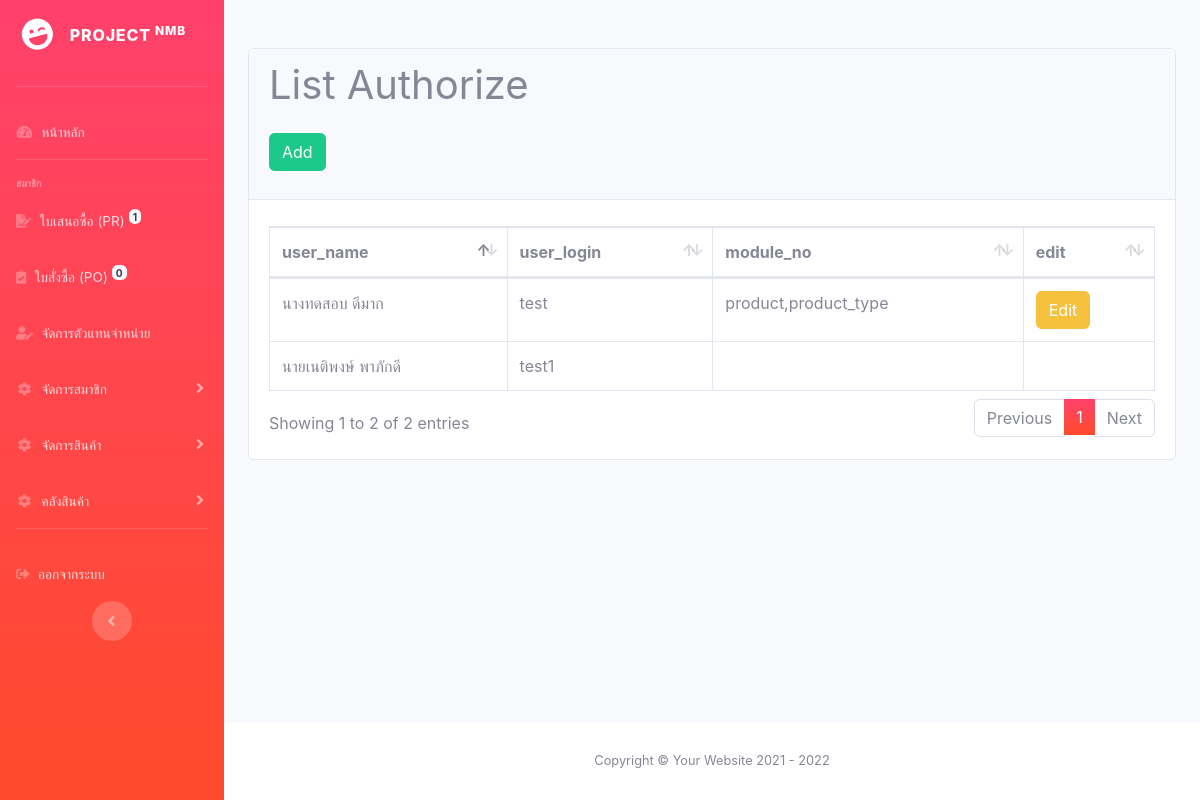
Screenshot of /view/authorize/ (signed in) with the database file from the repository.
### tables this page shows
CREATE TABLE IF NOT EXISTS `users` (
  `id` int(11) NOT NULL AUTO_INCREMENT,
  `user_title` int(11) NOT NULL,
  `user_name` varchar(100) NOT NULL,
  `user_last` varchar(100) NOT NULL,
  `user_email` varchar(100) NOT NULL,
  `user_login` varchar(100) NOT NULL,
  `user_pass` varchar(100) NOT NULL,
  `user_img` varchar(100) NOT NULL,
  `user_status` varchar(50) NOT NULL DEFAULT 'M',
  PRIMARY KEY (`id`) USING BTREE
);

CREATE TABLE IF NOT EXISTS `title_name` (
  `id` int(11) NOT NULL AUTO_INCREMENT,
  `title_name` varchar(50) NOT NULL DEFAULT '0',
  PRIMARY KEY (`id`)
);

### view/authorize/index.php (the view, shortened to what this page needs)
<?php
require_once("../../server/connect.php");
try {
    $slqSelect = "SELECT
        u.id,
        t.title_name,
        u.user_name,
        u.user_last,
        u.user_login,
        GROUP_CONCAT(z.module_no) AS module
        FROM
        users as u
        LEFT JOIN authorize as z
        ON z.user_no = u.id
        INNER JOIN title_name as t
        ON u.user_title = t.id
        GROUP BY u.id
        ";
    $querySelect = $conn->prepare($slqSelect);
    $querySelect->execute();
    $row = $querySelect->fetchAll(PDO::FETCH_ASSOC);
} catch (PDOException $e) {
    echo $e->getMessage();
}
?>
<!DOCTYPE html>
<html lang="en">
<head>
    <?php require_once("../template/linkheader.php") ?>
</head>
<body>
    <?php require_once("../template/navbar.php") ?>
    <div class="">
        <div class="card">
            <div class="card-header">
                <h1>List Authorize</h1>
                <a href="./form.php" class="btn btn-success my-3">Add</a>
            </div>
            <div class="card-body">
                <table id="table" class="table table-bordered table-hover">
                    <thead>
                        <tr>
                            <th>user_name</th>
                            <th>user_login</th>
                            <th>module_no</th>
                            <th>edit</th>
                        </tr>
                    </thead>
                    <tbody>
                        <?php foreach ($row as $item) :  ?>
                            <tr>
                                <td> <?php echo $item["title_name"] . $item["user_name"] . " " . $item["user_last"]  ?> </td>
                                <td> <?php echo $item["user_login"] ?> </td>
                                <td> <?php echo $item["module"] ?> </td>
                                <td>
                                    <?php if ($item["module"] != "") { ?>
                                        <a href="./edit.php?id=<?php echo $item["id"] ?>" class="btn btn-warning">Edit</a>
                                    <?php   }  ?>
                                </td>
                            </tr>
                        <?php endforeach  ?>
                    </tbody>
                </table>
            </div>
        </div>
    </div>
    <?php require_once("../template/footer.php") ?>
</body>
</html>

### view/template/linkheader.php (shortened to what this page needs)
<link href="../../assets/vendor/fontawesome-free/css/all.min.css" rel="stylesheet" type="text/css">
<link href="../../assets/css/sb-admin-2.min.css" rel="stylesheet">
<link href="../../assets/vendor/datatables/dataTables.bootstrap4.css" rel="stylesheet">
<link rel="stylesheet" href="../../assets/css/style.css">

### view/template/navbar.php (shortened to what this page needs)
<?php
require_once("../../server/connect.php");
$slqCountPr = "SELECT COUNT(id) AS count FROM purchase AS p  WHERE p.status IN (1,2,3)";
$queryCountPr = $conn->prepare($slqCountPr);
$queryCountPr->execute();
$rowCountPr = $queryCountPr->fetch(PDO::FETCH_ASSOC);
$slqCountPo = "SELECT COUNT(id) AS count FROM purchase AS p  WHERE p.status IN (3 )";
$queryCountPo = $conn->prepare($slqCountPo);
$queryCountPo->execute();
$rowCountPo = $queryCountPo->fetch(PDO::FETCH_ASSOC);
?>
<div id="wrapper">
    <ul class="navbar-nav bg-ntp sidebar sidebar-dark accordion" id="accordionSidebar">
        <a class="sidebar-brand d-flex align-items-center justify-content-center" href="../main">
            <div class="sidebar-brand-icon rotate-n-15">
                <i class="fas fa-laugh-wink"></i>
            </div>
            <div class="sidebar-brand-text mx-3">Project <sup>NMB</sup></div>
        </a>
        <hr class="sidebar-divider my-3">
        <li class="nav-item">
            <a class="nav-link" href="../main">
                <i class="fas fa-fw fa-tachometer-alt"></i>
                <span>หน้าหลัก</span></a>
        </li>
        <hr class="sidebar-divider">
        <div class="sidebar-heading">
            สมาชิก
        </div>
        <li class="nav-item">
            <a class="nav-link" href="../pr">
                <i class="fas fa-file-signature"></i>
                <span>ใบเสนอซื้อ (PR) <sup class="badge badge-light"><?php echo $rowCountPr['count'] ?></sup> </span></a>
        </li>
        <li class="nav-item">
            <a class="nav-link" href="../po">
                <i class="fas fa-clipboard-check"></i>
                <span>ใบสั่งซื้อ (PO) <sup class="badge badge-light"><?php echo $rowCountPo['count'] ?></sup></span></a>
        </li>
        <li class="nav-item">
            <a class="nav-link" href="../supplier">
                <i class="fas fa-user-edit"></i>
                <span>จัดการตัวแทนจำหน่าย</span></a>
        </li>
        <li class="nav-item">
            <a class="nav-link collapsed" href="#" data-toggle="collapse" data-target="#collapseUser">
                <i class="fas fa-fw fa-cog"></i>
                <span>จัดการสมาชิก</span>
            </a>
        </li>
        <li class="nav-item">
            <a class="nav-link collapsed" href="#" data-toggle="collapse" data-target="#collapseTwo">
                <i class="fas fa-fw fa-cog"></i>
                <span>จัดการสินค้า</span>
            </a>
        </li>
        <li class="nav-item">
            <a class="nav-link collapsed" href="#" data-toggle="collapse" data-target="#collapseHouse">
                <i class="fas fa-fw fa-cog"></i>
                <span>คลังสินค้า</span>
            </a>
        </li>
        <hr class="sidebar-divider d-none d-md-block">
        <li class="nav-item">
            <a class="nav-link" href="../../server/logout.php">
                <i class="fas fa-sign-out-alt"></i>
                <span>ออกจากระบบ</span></a>
        </li>
        <div class="text-center d-none d-md-inline">
            <button class="rounded-circle border-0" id="sidebarToggle"></button>
        </div>
    </ul>
    <div id="content-wrapper" class="d-flex flex-column">
        <div id="content">
            <div class="container-fluid mt-5">

### view/template/footer.php (shortened to what this page needs)
</div>
</div>
<footer class="sticky-footer bg-white">
    <div class="container my-auto">
        <div class="copyright text-center my-auto">
            <span>Copyright &copy; Your Website 2021 - <?php echo date("Y") ?></span>
        </div>
    </div>
</footer>
</div>
</div>

### assets/css/style.css (style rules this page uses)
.bg-ntp { background: #ff416c; background: -webkit-linear-gradient(to top, #ff4b2b, #ff416c); background: linear-gradient(to top, #ff4b2b, #ff416c); }

### rows the page displays
users: title_name.title_name "นาง", user_name "ทดสอบ", user_last "ดีมาก", user_login "test", module "product,product_type"
users: title_name.title_name "นาย", user_name "เนติพงษ์", user_last "พาภักดี", user_login "test1"

### other values shown
$rowCountPr['count'] "1"
$rowCountPo['count'] "0"
